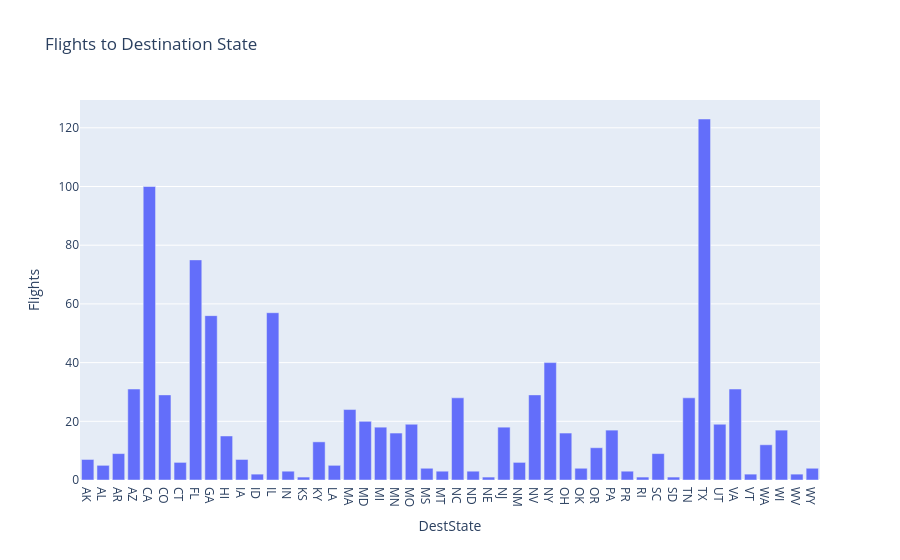

The notebook cell saved with this chart:
### Code cell
# Demo: show the bar chart for 2010
get_graph_bar(2010).show()

### Figure 1 — Plotly figure (JSON) as saved in the notebook; plotly's stock layout.template omitted (floating-point values rounded to 4 significant figures)
{"data": [{"alignmentgroup": "True", "hovertemplate": "DestState=%{x}<br>Flights=%{y}<extra></extra>", "legendgroup": "", "marker": {"color": "#636efa", "pattern": {"shape": ""}}, "name": "", "offsetgroup": "", "orientation": "v", "showlegend": false, "textposition": "auto", "type": "bar", "x": ["AK", "AL", "AR", "AZ", "CA", "CO", "CT", "FL", "GA", "HI", "IA", "ID", "IL", "IN", "KS", "KY", "LA", "MA", "MD", "MI", "MN", "MO", "MS", "MT", "NC", "ND", "NE", "NJ", "NM", "NV", "NY", "OH", "OK", "OR", "PA", "PR", "RI", "SC", "SD", "TN", "TX", "UT", "VA", "VT", "WA", "WI", "WV", "WY"], "xaxis": "x", "y": [7.0, 5.0, 9.0, 31.0, 100.0, 29.0, 6.0, 75.0, 56.0, 15.0, 7.0, 2.0, 57.0, 3.0, 1.0, 13.0, 5.0, 24.0, 20.0, 18.0, 16.0, 19.0, 4.0, 3.0, 28.0, 3.0, 1.0, 18.0, 6.0, 29.0, 40.0, 16.0, 4.0, 11.0, 17.0, 3.0, 1.0, 9.0, 1.0, 28.0, 123.0, 19.0, 31.0, 2.0, 12.0, 17.0, 2.0, 4.0], "yaxis": "y"}], "layout": {"barmode": "relative", "legend": {"tracegroupgap": 0}, "title": {"text": "Flights to Destination State"}, "xaxis": {"anchor": "y", "domain": [0.0, 1.0], "title": {"text": "DestState"}}, "yaxis": {"anchor": "x", "domain": [0.0, 1.0], "title": {"text": "Flights"}}}}
